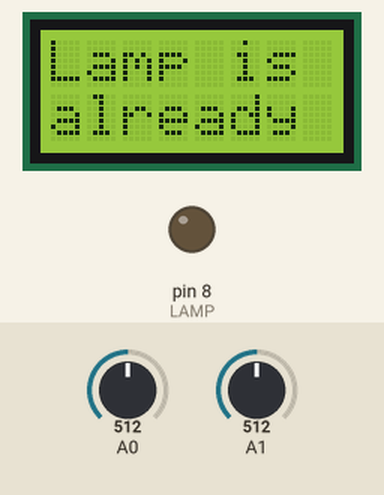
This sketch was run on a simulated Arduino Uno, built with avr-gcc and run on an emulated ATmega328P. Parts: 8×2 character LCD, output pins drawn as LEDs (lit = HIGH). Inputs (shaded band) come from the test bench; at power-on: A1 = 512, A0 = 512.

Above: at 1.2 s.
1.3 s: A1 set to 589
3.2 s: A1 set to 611
At 5.2 s:
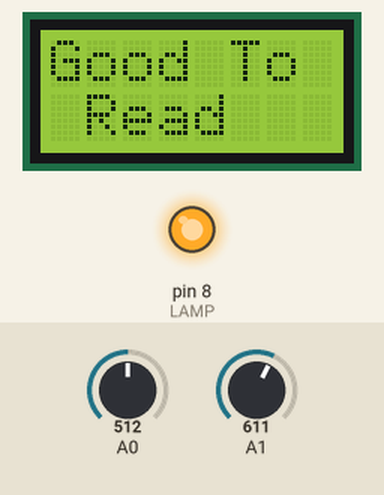
5.5 s: A0 set to 490
At 7.1 s:
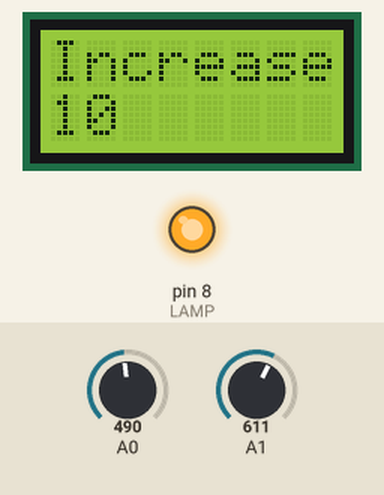
7.5 s: A0 set to 610
At 8.9 s:
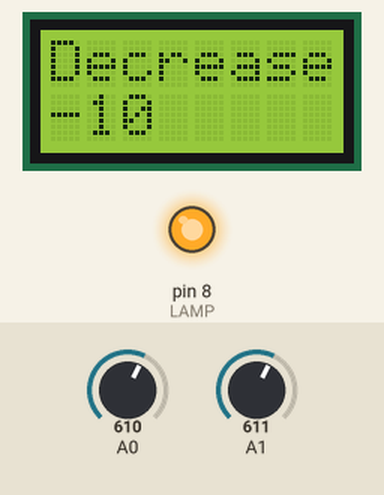
9.6 s: A0 set to 590
At 10.7 s:
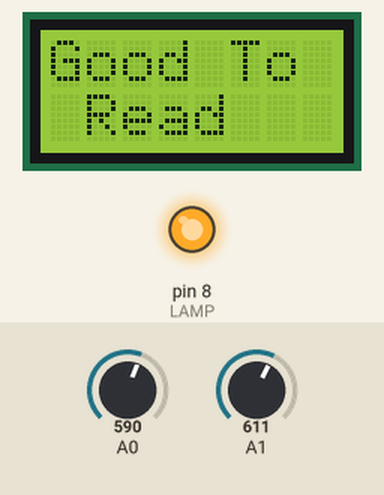
Timing chart, 0 to 12.6 s (numbered marks = the images above; inputs shaded):
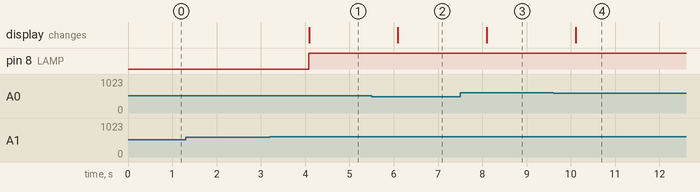

Measured:
- the behaviour switches between 599 and 600 on A1 (found by bisection; images 0 and 1)
- after the input at 1.3 s, every drawn part: stays the same
- after the input at 3.2 s, pin 8 (LAMP): LOW → HIGH after 0.88 s; the display: changes after 0.89 s (image 1)
- after the input at 5.5 s, the display: changes after 0.60 s (image 2)
- after the input at 7.5 s, the display: changes after 0.60 s (image 3)
- after the input at 9.6 s, the display: changes after 0.51 s (image 4)

The sketch:

Auto_Reading_Lamp.ino
```cpp
#include <LiquidCrystal.h>
#define LAMP  8
// The compiler will replace any mention of LAMP with 8 at compile time.
#define PIR 4
// The compiler will replace any mention of PIR with 4 at compile time.
LiquidCrystal lcd(12, 11, 5, 4, 3, 2);
int n=0,stat=0,timing=0; // sets the variable
void setup() {
  lcd.begin(8, 2);  // set up the LCD's number of columns and rows
  lcd.print("Lamp");  // Print a message to the LCD.
  lcd.setCursor(0, 1); // set the cursor to column 0, line 1
  lcd.print("Start"); // print a message to the LCD.

  pinMode(LAMP, OUTPUT); // sets LAMP as output
  pinMode(PIR,INPUT); // sets PIR as output
}
void loop()
{
  int value_ldr = RecieveLDR();
  int value_pir = RecievePIR();
  Serial.println(value_ldr); //print value
  timing = checkPIR(value_pir, timing); //timing = 0
  if (timing!=0) //check timing if it is't equal to 0
  timing = adjustbrightness(value_ldr, timing);
  delay(1000); // delay 1000 ms before next reading(waits for a second)
}

int RecieveLDR(){
  int ldr = analogRead(A0); // read the input pin
  return ldr;
}
int RecievePIR(){
  int pir = analogRead(A1); // read the input pin
  return pir;
}


int checkPIR(int var_pir, int timing)
{
  if (var_pir>=600&&timing==0) //check value of PIR and timing
  {
    timing = 300; //set the value of timing to 300
    digitalWrite(LAMP,1); //sets the digital pin 8(LAMP) on
  }
  else if (var_pir>=600&&timing!=0) //check value of PIR and timing
    timing += 3; //addition on timing with 3
  else if (timing==0)//check timing
  {
    digitalWrite(LAMP,0); //sets the digital pin 8(LAMP) off
    lcd.clear(); //clears the LCD screen
    lcd.setCursor(0,0); //set the cursor to column0, line0
    lcd.print("Lamp is"); // print "Lamp is" to the LCD.
    lcd.setCursor(0,1); //set the cursor to column0, line1
    lcd.print("already"); // print "already" to the LCD.
  }
  return timing;
}


int adjustbrightness(int var_ldr, int timing)
{
  int total;
  lcd.clear(); //clears the LCD screen
  lcd.setCursor(0,0); //set the cursor to column0, line0
  if (var_ldr<500)//check value of LDR
  {
    total = 500-var_ldr;
    lcd.print("Increase");//print "Increase" to the LCD.
  }
  else if (var_ldr>600){//check value of LDR
    total = 600-var_ldr;
    lcd.print("Decrease");//print "Decrease" to the LCD.
  }
  else if (var_ldr<600&&var_ldr>500) //check value of LDR
  {
    lcd.print("Good To");//print "Good To" to the LCD.
    lcd.setCursor(0,1);//set the cursor to column0, line1jv
    lcd.print(" Read");//print " Read" to the LCD.
    timing--; //decrements timing by 1.
    return timing;
  }
  lcd.setCursor(0,1);//set the cursor to column0, line1
  lcd.print(total);//print value of total to the LCD.
  timing--; //decrements timing by 1.
  return timing;
}
```
